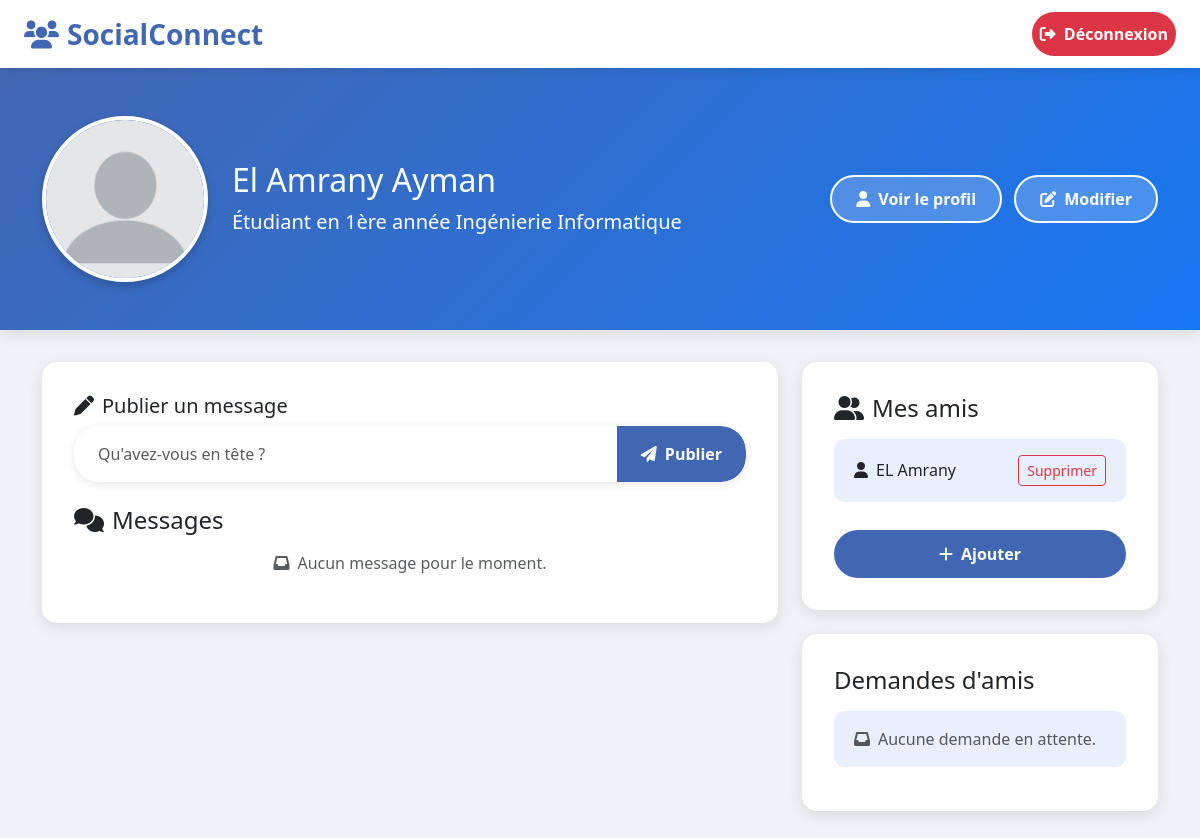
Page /welcome/ (signed in) on the earlier database version.
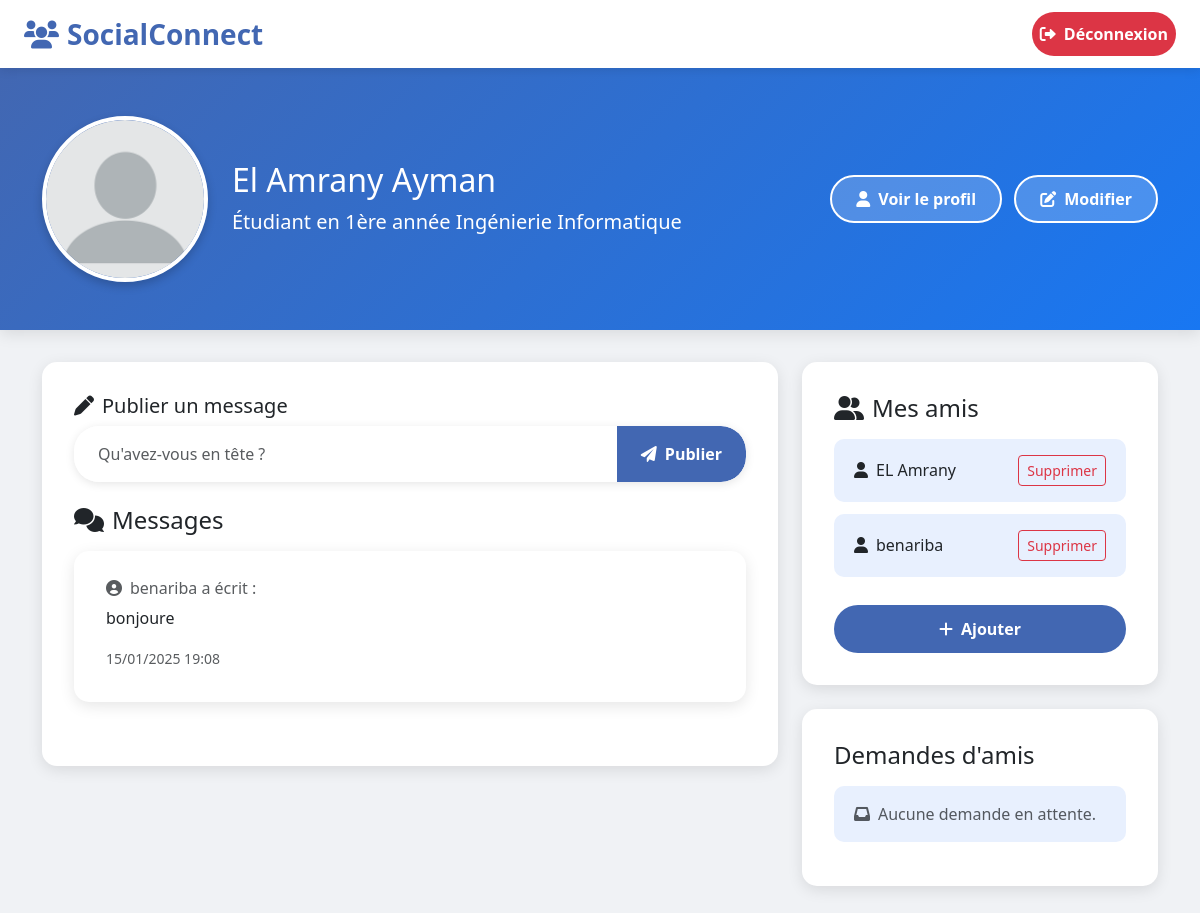
Same page on the later database version.
### Monface/models.py (models this page shows, shortened)
class Person(models.Model):
    name = models.CharField(max_length=30)
    prenom = models.CharField(max_length=32)
    date_naissance = models.DateField()
    email = models.EmailField(unique=True)
    tlf = models.CharField(max_length=20)
    password = models.CharField(max_length=302)
    Amis = models.ManyToManyField('self', symmetrical=True, blank=True)
    faculty = models.ForeignKey('Faculty', on_delete=models.CASCADE)

class Message(models.Model):
    contenu = models.TextField()
    date_publication = models.DateTimeField(auto_now_add=True, auto_now=False, verbose_name="Date de publication")
    auteur = models.ForeignKey('Person', on_delete=models.CASCADE)

### Monface/views.py (the view)
# urls.py: path('welcome/', views.welcome, name='welcome'),
def welcome(request):
    logged_user = get_logged_user_from_request(request)
    if logged_user:
        statut_message = ""
        if isinstance(logged_user, Student):
            if logged_user.annee == 1:
                statut_message = f"Étudiant en 1ère année {logged_user.cursus.titre}"
            elif logged_user.annee == 2:
                statut_message = f"Étudiant en 2ème année {logged_user.cursus.titre}"
            elif logged_user.annee == 3:
                statut_message = f"Étudiant en 3ème année {logged_user.cursus.titre}"
            else:
                statut_message = f"Étudiant en {logged_user.annee}ème année {logged_user.cursus.titre}"
        elif isinstance(logged_user, Employee):
            statut_message = f"Employé(e) en tant que {logged_user.job.titre} au campus {logged_user.campus.nom}"
        if request.method == "POST" and request.POST.get("message"):
            contenu = request.POST.get("message")
            Message.objects.create(contenu=contenu, auteur=logged_user)
        amis = logged_user.Amis.all()
        messages = Message.objects.filter(auteur__in=list(amis) + [logged_user]).order_by("-date_publication")
        received_requests = FriendRequest.objects.filter(to_user=logged_user)
        return render(request, 'welcome.html', {
            'logged_user': logged_user,
            'statut_message': statut_message,
            'messages': messages,
            'amis': amis,
            'received_requests': received_requests,
        })
    else:
        return redirect('/login')

### Monface/views.py (called while the page is built)
def get_logged_user_from_request(request):
    if 'logged_user_id' in request.session:
        logged_user_id = request.session['logged_user_id']
        if len(Student.objects.filter(id=logged_user_id))==1 :
             return Student.objects.get(id=logged_user_id)
        elif len(Employee.objects.filter(id=logged_user_id))==1 :
            return Employee.objects.get(id=logged_user_id)
        else :
            return None
    else :
        return None

### templates/welcome.html (shortened to what this page needs)
<!DOCTYPE html>
<html lang="fr">
<head>
    <link href="https://cdn.jsdelivr.net/npm/bootstrap@5.3.0/dist/css/bootstrap.min.css" rel="stylesheet">
    <link href="https://cdnjs.cloudflare.com/ajax/libs/font-awesome/6.0.0/css/all.min.css" rel="stylesheet">
</head>
<body>
    <nav class="navbar navbar-expand-lg navbar-light sticky-top">
        <div class="container-fluid px-4">
            <a class="navbar-brand" href="{% url 'welcome' %}">
                <i class="fas fa-users me-2"></i>SocialConnect
            </a>
            <div class="collapse navbar-collapse" id="navbarNav">
                <ul class="navbar-nav ms-auto">
                    <li class="nav-item">
                        <a class="nav-link btn-logout" href="{% url 'logout' %}">
                            <i class="fas fa-sign-out-alt me-2"></i>Déconnexion
                        </a>
                    </li>
                </ul>
            </div>
        </div>
    </nav>
    <div class="profile-section">
        <div class="container">
            <div class="row align-items-center">
                <div class="col-md-2">
                    <img src="../static/Images/blank-profile-picture.png" alt="Profile" class="img-fluid profile-image">
                </div>
                <div class="col-md-6">
                    <h2 class="mb-2">{{ logged_user.name }} {{ logged_user.prenom }}</h2>
                    <p class="lead mb-0">{{ statut_message }}</p>
                </div>
                <div class="col-md-4 text-end">
                    <a href="{% url 'profil' %}" class="btn btn-custom me-2">
                        <i class="fas fa-user me-2"></i>Voir le profil
                    </a>
                    <a href="{% url 'modifier' %}" class="btn btn-custom">
                        <i class="fas fa-edit me-2"></i>Modifier
                    </a>
                </div>
            </div>
        </div>
    </div>
    <div class="container">
        <div class="row">
            <div class="col-md-8">
                <div class="card">
                    <div class="card-body">
                        <form method="post">
                            <div class="mb-4">
                                <label for="message" class="form-label h5">
                                    <i class="fas fa-pen me-2"></i>Publier un message
                                </label>
                                <div class="input-group">
                                    <input type="text" class="form-control" id="message" name="message"
                                        placeholder="Qu'avez-vous en tête ?" required>
                                    <button type="submit" class="btn btn-primary">
                                        <i class="fas fa-paper-plane me-2"></i>Publier
                                    </button>
                                </div>
                            </div>
                        </form>
                        <h4 class="mt-4 mb-3">
                            <i class="fas fa-comments me-2"></i>Messages
                        </h4>
                        <div class="messages-list">
                            {% for message in messages %}
                            <div class="card">
                                <div class="card-body">
                                    <h6 class="card-subtitle mb-2 text-muted">
                                        <i class="fas fa-user-circle me-2"></i>{{ message.auteur.name }} a écrit :
                                    </h6>
                                    <p class="card-text">{{ message.contenu }}</p>
                                    <small class="text-muted">{{ message.date_publication|date:"d/m/Y H:i" }}</small>
                                </div>
                            </div>
                            {% empty %}
                            <p class="text-muted text-center">
                                <i class="fas fa-inbox me-2"></i>Aucun message pour le moment.
                            </p>
                            {% endfor %}
                        </div>
                    </div>
                </div>
            </div>
            <div class="col-lg-4">
                <div class="friends-section mb-4">
                    <h4 class="mb-3">
                        <i class="fas fa-user-friends me-2"></i>Mes amis
                    </h4>
                    <ul class="list-group">
                        {% for ami in amis %}
                        <li class="list-group-item d-flex justify-content-between align-items-center">
                            <span><i class="fas fa-user me-2"></i>{{ ami.name }}</span>
                            <form method="POST" action="{% url 'remove_friend' %}" class="m-0">
                                <button type="submit" class="btn btn-sm btn-outline-danger">Supprimer</button>
                            </form>
                        </li>
                        {% empty %}
                        <li class="list-group-item text-muted">
                            <i class="fas fa-user-slash me-2"></i>Vous n'avez pas encore d'amis.
                        </li>
                        {% endfor %}
                    </ul>
                    <a class="btn btn-primary mt-3 w-100" href="{% url 'ajouter' %}">
                        <i class="fas fa-plus me-2"></i>Ajouter
                    </a>
                </div>
                <div class="card">
                    <div class="card-body">
                        <h4 class="mb-3">Demandes d'amis</h4>
                        <ul class="list-group">
                            {% for request in received_requests %}
                                <li class="list-group-item d-flex justify-content-between align-items-center">
                                    <span><i class="fas fa-user-plus me-2"></i>{{ request.from_user.name }}</span>
                                    <div>
                                        <form method="POST" action="{% url 'accept_friend_request' %}" class="d-inline-block">
                                            {% csrf_token %}
                                            <input type="hidden" name="request_id" value="{{ request.id }}">
                                            <button type="submit" class="btn btn-sm btn-success me-2">Accepter</button>
                                        </form>
                                        <form method="POST" action="{% url 'decline_friend_request' %}" class="d-inline-block">
                                            {% csrf_token %}
                                            <input type="hidden" name="request_id" value="{{ request.id }}">
                                            <button type="submit" class="btn btn-sm btn-danger">Refuser</button>
                                        </form>
                                    </div>
                                </li>
                            {% empty %}
                                <li class="list-group-item text-muted">
                                    <i class="fas fa-inbox me-2"></i>Aucune demande en attente.
                                </li>
                            {% endfor %}
                        </ul>
                    </div>
                </div>
            </div>
        </div>
    </div>
</body>
</html>

### templates/welcome.html (style rules this page uses)
:root { --primary-color: #4267B2; --secondary-color: #E8F0FE; --accent-color: #1877F2; --text-dark: #1C1E21; --text-light: #606770; --background-color: #F0F2F5; --card-background: #FFFFFF; --hover-color: #3b5998; }
body { background-color: var(--background-color); font-family: 'Segoe UI', Tahoma, Geneva, Verdana, sans-serif; }
.navbar { box-shadow: 0 2px 10px rgba(0, 0, 0, 0.1); background-color: var(--card-background); }
.navbar-brand { font-size: 1.75rem; font-weight: 700; color: var(--primary-color) !important; transition: color 0.3s ease; }
.profile-section { background: linear-gradient(135deg, var(--primary-color), var(--accent-color)); color: white; padding: 3rem 0; margin-bottom: 2rem; box-shadow: 0 4px 15px rgba(0, 0, 0, 0.1); }
.profile-image { border: 4px solid white; border-radius: 50%; box-shadow: 0 4px 10px rgba(0, 0, 0, 0.2); transition: transform 0.3s ease; }
.btn-custom { background-color: rgba(255, 255, 255, 0.2); border: 2px solid white; border-radius: 25px; padding: 0.6rem 1.5rem; transition: all 0.3s ease; color: white; font-weight: 600; }
.card { border: none; border-radius: 15px; box-shadow: 0 4px 15px rgba(0, 0, 0, 0.1); margin-bottom: 2rem; background-color: var(--card-background); transition: transform 0.3s ease, box-shadow 0.3s ease; }
.card-body { padding: 2rem; }
.input-group { background-color: var(--card-background); border-radius: 25px; overflow: hidden; box-shadow: 0 2px 10px rgba(0, 0, 0, 0.1); }
.form-control { border: none; padding: 1rem 1.5rem; font-size: 1rem; }
.btn-primary { background-color: var(--primary-color); border: none; border-radius: 25px; padding: 0.75rem 1.5rem; font-weight: 600; transition: all 0.3s ease; }
.messages-list .card { transition: transform 0.3s ease, box-shadow 0.3s ease; }
.friends-section { background-color: var(--card-background); border-radius: 15px; padding: 2rem; box-shadow: 0 4px 15px rgba(0, 0, 0, 0.1); }
.list-group-item { border: none; border-radius: 10px !important; margin-bottom: 0.75rem; padding: 1rem 1.25rem; background-color: var(--secondary-color); transition: all 0.3s ease; }
.btn-logout { background-color: #DC3545; color: white; border-radius: 25px; padding: 0.6rem 1.5rem; transition: all 0.3s ease; font-weight: 600; }

Differences in the rows shown:
added Message: auteur.name "benariba", contenu "bonjoure", date_publication "15/01/2025 19:08"
added Person: name "benariba"
Other differences:
text no longer shown: "Aucun message pour le moment."
